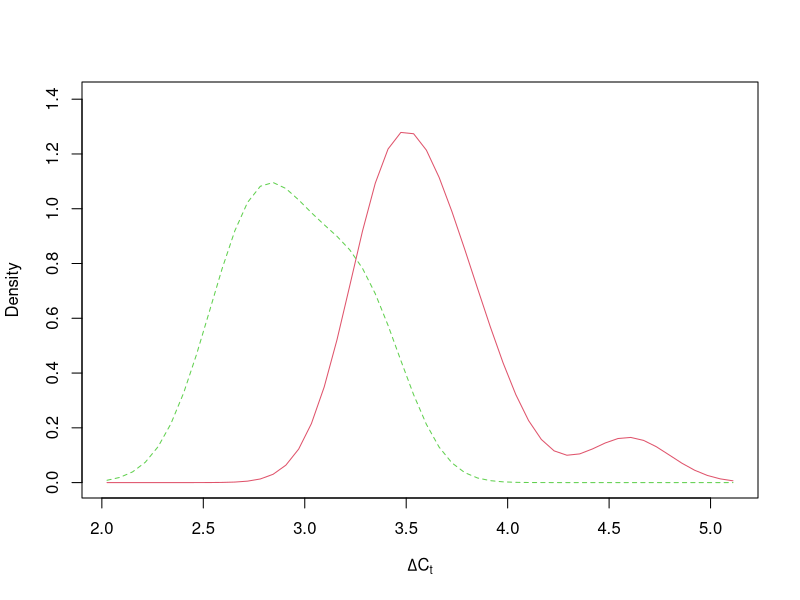

Reproduce this figure in R. (Note: this script raises an error after producing the figure.)
## ---- chunk 1
# load the data
qpcr <- data.frame(trt = c(rep("control",12),rep("treatment",12)),
                  dct = c(3.3687,3.4063,3.5066,4.5963,3.7704,3.4906,3.3016,3.7572,3.3607,
                          3.5453,3.6461,3.9351,3.3345,2.9337,3.3349,2.5397,2.6615,2.8767,
                          3.1472,3.2965,2.7206,3.0662,2.7814,2.7741))
# look at the data
#install.packages("sm")
library(sm)
sm.density.compare(qpcr$dct,qpcr$trt,xlab=expression(paste(Delta,C[t])))
legend(4.2,1.4,levels(qpcr$trt),lty=c(1,2),col=c("red","green"))

library(ggplot2)
ggplot(qpcr, aes(dct,group=trt,fill=trt))+
  geom_histogram(position="dodge",binwidth=0.25)+theme_bw()
## ---- chunk 2
# do a 2-sample t-test
t.test(qpcr$dct~qpcr$trt)

# do a randomization test for difference in means
obs.diff <- diff(tapply(qpcr$dct,qpcr$trt,mean))
reps <- 10000
rand.diff <- NULL
set.seed(30)
for (i in 1:reps) {
  rindx <- sample(qpcr$trt)
  rand.diff[i] <- diff(tapply(qpcr$dct,rindx,mean))
}
## ---- chunk 3
hist(rand.diff,main="randomized sampling distribution",
     xlab=expression(paste("Difference in mean ",Delta,C[t]," (treatment - control)")),
     xlim=c(-1,1))
points(obs.diff,0,cex=2.5,pch=16)
text(obs.diff,200,"observed",cex = 0.5)
abline(v = -.414)
text(-0.414,1000,"CI: 0.05")
abline(v= -0.956)
text(-0.956, 1000, "CI 0.95")
pval <- mean(abs(rand.diff)>abs(obs.diff))
pval
## ---- chunk 4
# do a randomization test for difference in means
  obs.diff <- diff(tapply(qpcr$dct,qpcr$trt,mean))
  reps <- 10000
  rand.diff <- NULL
  set.seed(30)

rand.diff <- do.call(rbind, lapply(seq(12,2,-2), function(x){
  diffs<-c()
  for(i in 1:reps){
    qpcr.sam <- qpcr[c(sample(1:12, x),
                       sample(13:24, x)),]
    qpcr.sam$randtrt <- sample(qpcr.sam$trt)
    diffs[i] <- diff(tapply(qpcr.sam$dct,qpcr.sam$randtrt,mean))
    }
  diff.out <- data.frame(DiffMean = diffs,SampleSize = x)
  })
  )

library(ggplot2)
ggplot(rand.diff, aes(DiffMean, colour=as.factor(SampleSize)))+
  geom_density(alpha=0.25)+
  theme_bw()+
  xlab(expression(paste("Difference in mean ",Delta,C[t]," (treatment - control)")))+
  scale_color_discrete(name = "Sample Size")+
  geom_text(aes(x=-0.78,y=0.25), label="Obs diff",
            angle=90)+
  geom_vline(aes(xintercept = -0.68))
  
## ---- chunk 5
hist(rand.diff)
## ---- chunk 6
#The peak, max value?
# do a randomization test for difference in means
obs.diff <- diff(tapply(qpcr$dct,qpcr$trt,max))
reps <- 10000
rand.diff <- NULL
set.seed(30)
for (i in 1:reps) {
  rindx <- sample(qpcr$trt)
  rand.diff[i] <- diff(tapply(qpcr$dct,rindx,max))
}
hist(rand.diff,main="randomized sampling distribution",
     xlab=expression(paste("Difference in maximum ",Delta,C[t]," (treatment - control)")))
points(obs.diff,0,cex=2.5,pch=16)
text(obs.diff,200,"observed",cex = 0.5)
pval <- mean(abs(rand.diff)>abs(obs.diff))
pval

#The peak, median value?
# do a randomization test for difference in means
obs.diff <- diff(tapply(qpcr$dct,qpcr$trt,mean))
reps <- 10000
rand.diff <- NULL
set.seed(30)
for (i in 1:reps) {
  rindx <- sample(qpcr$trt)
  rand.diff[i] <- diff(tapply(qpcr$dct,rindx,mean))
}
hist(rand.diff,main="randomized sampling distribution",
     xlab=expression(paste("Difference in mean ",Delta,C[t]," (treatment - control)")))
points(obs.diff,0,cex=2.5,pch=16)
text(obs.diff,200,"observed",cex = 0.5)
pval <- mean(abs(rand.diff)>abs(obs.diff))
pval


#The peak, median value?
# do a randomization test for difference in means
obs.diff <- diff(tapply(qpcr$dct,qpcr$trt,median))
reps <- 10000
rand.diff <- NULL
set.seed(30)
for (i in 1:reps) {
  rindx <- sample(qpcr$trt)
  rand.diff[i] <- diff(tapply(qpcr$dct,rindx,median))
}
hist(rand.diff,main="randomized sampling distribution",
     xlab=expression(paste("Difference in median ",Delta,C[t]," (treatment - control)")))
points(obs.diff,0,cex=2.5,pch=16)
text(obs.diff,200,"observed",cex = 0.5)
pval <- mean(abs(rand.diff)>abs(obs.diff))
pval
3
## ---- chunk 7
# do a randomization test for difference in medians
  obs.diff <- diff(tapply(qpcr$dct,qpcr$trt,median))
  reps <- 10
  sims <- 5
  rand.diff <- NULL
  CI95 <- NULL
  
  set.seed(30)
  for(s in 1:sims){
    for (i in 1:reps) {
    rindx <- sample(1:24,24,replace=TRUE)
    if(length(rindx[rindx>12])>22|
       length(rindx[rindx>12])<2){
      next
    } else {
      qpcr.sam <- qpcr[rindx,]
      rand.diff[i] <- diff(tapply(qpcr.sam$dct,qpcr.sam$trt,median))
    }
    #Is the obs.diff within the upper and lower quatiles of the rand.diff distribution?
    #There will be a few NAs because of the next when sampled fewer than 2 of either treatment
    within95CI[s] <- if(obs.diff<quantile(rand.diff,0.95, na.rm=TRUE)&
                     obs.diff>quantile(rand.diff,0.05, na.rm=TRUE)){
      c(Lower=quantile(rand.diff,0.05, na.rm=TRUE),
        Upper=quantile(rand.diff,0.95, na.rm=TRUE))
      } else {
        c(Lower=NA,Upper=NA)
      }                   
    } 
  }
  
  

hist(within95CI,main="randomized sampling distribution",
     xlab=expression(paste("Difference in median ",Delta,C[t]," (treatment - control)")))
points(obs.diff,0,cex=2.5,pch=16)
text(obs.diff,200,"observed",cex = 0.5)  
## ---- chunk 8
# just the basic function to compute expression fold change
exfc <- 2^diff(tapply(qpcr$dct,qpcr$trt,median))
exfc #difference in median is 0.65 as an expression of fold change 
# we want bootstrapped samples of the same size
# so find n and resample from 1:n to get new indexes
n <- nrow(qpcr) #there are 24 samples or rows
indx <- sample(1:n,n,T) #Want to sample 24 from these 24 with replacement
# put the new sample in an object called boot so you can see it
boot <- qpcr[indx,] #make a new data.frame with the rows selected at random with replacement
tail(boot) #look at the last 6 rows, can see that row 21 and 14 were selected twice (ie. 21.1 and 14.1 row names)
# notice the rownames become decimals to indicate duplicate samples
# compute exfc for the bootstrap sample
exfc.boot <- 2^diff(tapply(boot$dct,boot$trt,median))
exfc.boot #in this null or bootstrapped sample, the fold increase is 0.54

# OK. You should be ready to roll now.
# Just need to generate the bootstrapped sampling distribution...
# Some code to get you started in that direction
reps <- 5000
set.seed(3023)
boot.exfc <- NULL


## ---- chunk 9
samp <- read.csv("carbon.csv")
hist(samp$d13C, main="Sample distribution", xlab = expression(paste(delta^13,"C")))
